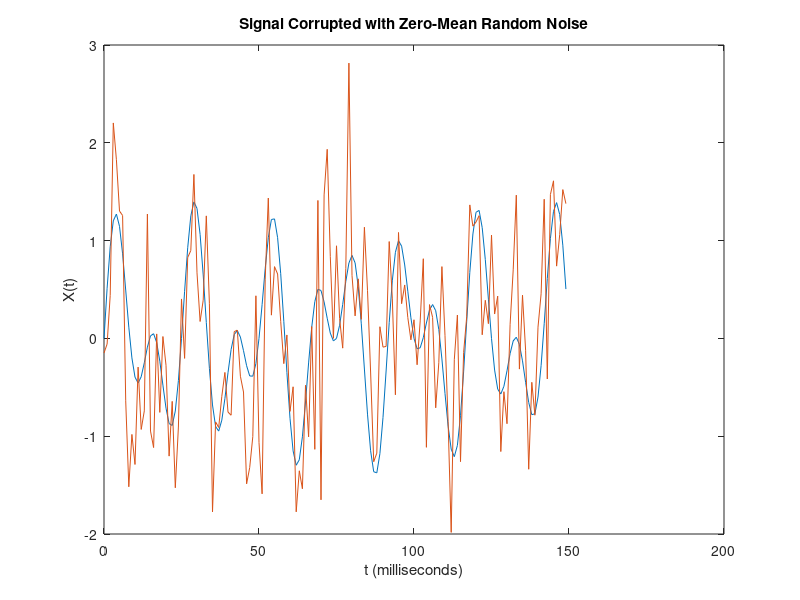
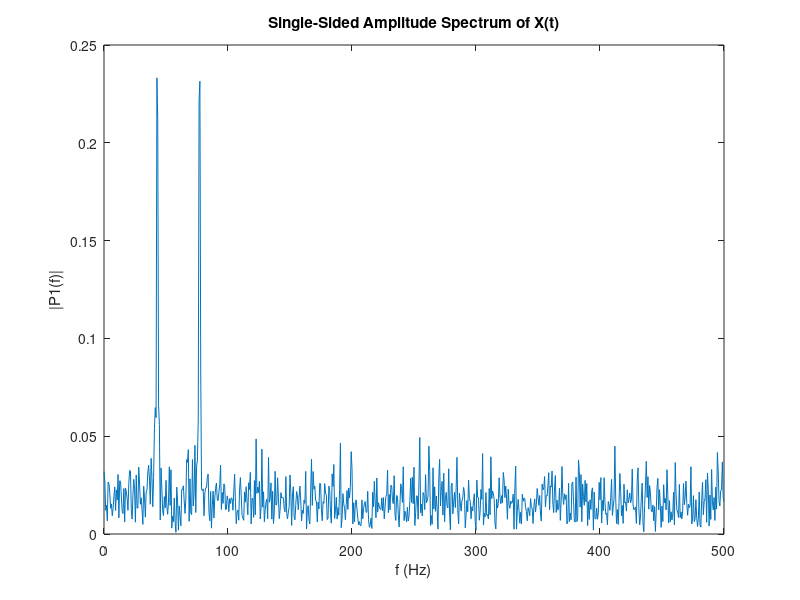

Write MATLAB code to recreate these figures, in order.
Fs = 1000;            % Sampling frequency                    
T = 1/Fs;             % Sampling period       
L = 1500;             % Length of signal
t = (0:L-1)*T;        % Time vector

% TODO: Form a signal containing a 77 Hz sinusoid of amplitude 0.7 and a 43Hz sinusoid of amplitude 2.
S = 0.7 * sin(2*pi*77*t) + 0.7 * sin(2*pi*43*t);

% Corrupt the signal with noise 
X = S + 0.75*randn(size(t));

% Plot the noisy signal in the time domain. It is difficult to identify the frequency components by looking at the signal X(t). 
plot(1000*t(1:150) ,S(1:150))
hold on
plot(1000*t(1:150) ,X(1:150))
hold off

title('Signal Corrupted with Zero-Mean Random Noise')
xlabel('t (milliseconds)')
ylabel('X(t)')

% TODO : Compute the Fourier transform of the signal. 
Y = fft(X);
% TODO : Compute the two-sided spectrum P2. Then compute the single-sided spectrum P1 based on P2 and the even-valued signal length L.

P2 = abs(Y/L);

P1 = P2(1:L/2+1);

% Plotting
f = Fs*(0:(L/2))/L;
figure
plot(f,P1) 
title('Single-Sided Amplitude Spectrum of X(t)')
xlabel('f (Hz)')
ylabel('|P1(f)|')